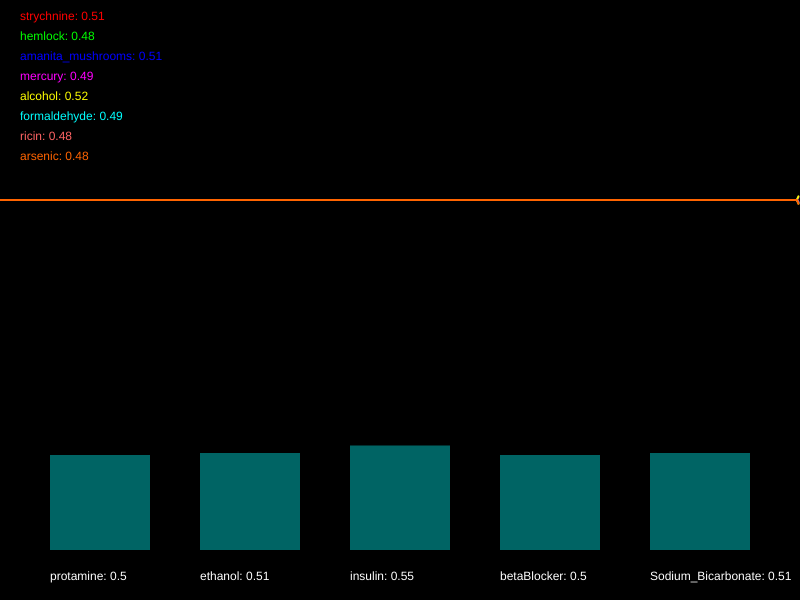
Frame 1 (no input)
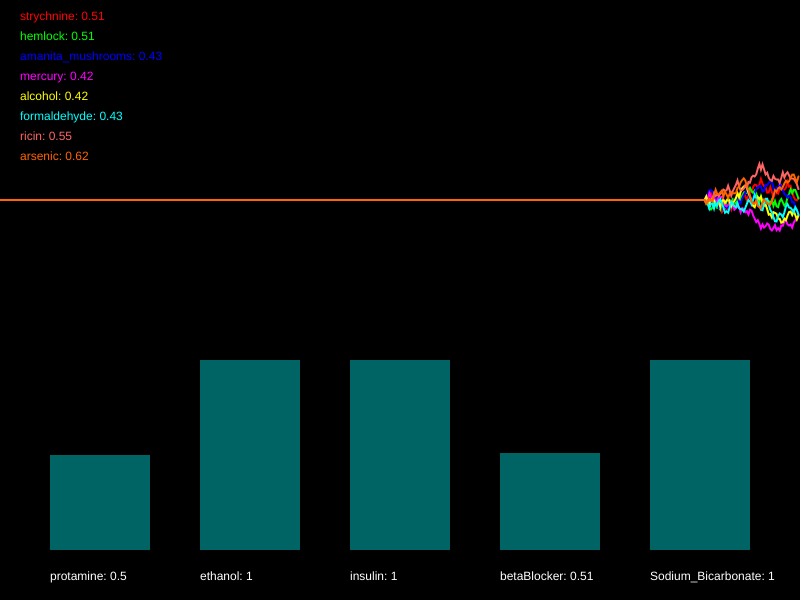
Frame 60 (no input)
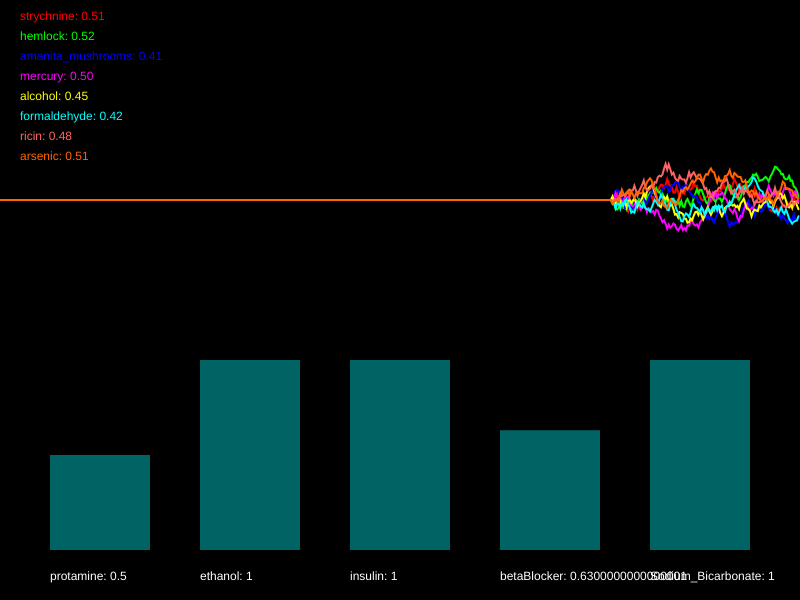
Frame 120 (the mouse pressed at the canvas centre since frame 60)

The p5.js sketch that drew these frames (run headless with seeded random() and noise() and a simulated clock; from frame 60 on, the mouse is pressed at the canvas centre):

// p5.js sketch
// ── sketch.js
/*

Officer: 7311170
CaseNum: 401-3-75015457-7311170

Case 401 - The Case of Norbert's Weiner Stand
Stage 4 - Mortal Cupcake

It seems that Norbert is getting desperate now. In what appears to be his final stand he has set up his own cupcake shop. The laced cupcakes look delicious but they are extremely dangerous. Just a brief whiff of one can induce a series of
deadly symptoms. This is Norbert’s most complex poison to date, so you’ll have to work hard to produce a viable antidote.

You must develop the antidote by using conditional statements in the draw loop to do the following.

	- If alcohol goes above 0.66, arsenic dips below 0.39, and also formaldehyde dips below 0.72, decrease protamine by 0.04
	- When mercury goes above 0.68 or amanita_mushrooms goes above 0.27, whilst at the same time, hemlock dips below 0.33, raise protamine by 0.05
	- When either ricin goes above 0.47, formaldehyde dips below 0.55, alcohol goes above 0.5, or perhaps mercury goes above 0.46, decrement ethanol by 0.04
	- When either hemlock dips below 0.41, strychnine dips below 0.69, or perhaps arsenic goes above 0.31, increment ethanol by 0.05
	- If ricin dips below 0.47 or arsenic dips below 0.35, whilst at the same time, alcohol dips below 0.65, decrease insulin by 0.03
	- When strychnine goes above 0.25 and formaldehyde dips below 0.39, or on the other hand, mercury dips below 0.7 or hemlock goes above 0.69, increase insulin by 0.05
	- When hemlock goes above 0.33 and arsenic dips below 0.46, or on the other hand, formaldehyde goes above 0.39 and ricin goes above 0.49, try decreasing betaBlocker by 0.01
	- When either amanita_mushrooms goes above 0.74, mercury goes above 0.29, alcohol dips below 0.4, or perhaps strychnine goes above 0.33, increase betaBlocker by 0.01
	- When formaldehyde goes above 0.34 and amanita_mushrooms goes above 0.67, whilst at the same time, alcohol dips below 0.44 or strychnine dips below 0.74, reduce Sodium_Bicarbonate by 0.02
	- If mercury dips below 0.65 or ricin goes above 0.42, or on the other hand, arsenic dips below 0.36 and hemlock goes above 0.64, increase Sodium_Bicarbonate by 0.01


Your conditional statements should consider the following poisons:

	- strychnine
	- hemlock
	- amanita_mushrooms
	- mercury
	- alcohol
	- formaldehyde
	- ricin
	- arsenic


Your conditional statements should modify the following antidotes:

	- protamine
	- ethanol
	- insulin
	- betaBlocker
	- Sodium_Bicarbonate


- There are many ways to complete this task but you should only use the following commands:

	if(){}
	>
	<
	&&
	||
	+=
	-=

*/

//Declare the poison variables
var strychnine;
var hemlock;
var amanita_mushrooms;
var mercury;
var alcohol;
var formaldehyde;
var ricin;
var arsenic;


//Declare the antidote variables
var protamine;
var ethanol;
var insulin;
var betaBlocker;
var Sodium_Bicarbonate;


//This variable is used for drawing the graph
var graphs;


function setup()
{

	createCanvas(800,600);
	strokeWeight(2);

	//initialise the poisons and antidotes
	strychnine = 0.5;
	hemlock = 0.5;
	amanita_mushrooms = 0.5;
	mercury = 0.5;
	alcohol = 0.5;
	formaldehyde = 0.5;
	ricin = 0.5;
	arsenic = 0.5;
	protamine = 0.5;
	ethanol = 0.5;
	insulin = 0.5;
	betaBlocker = 0.5;
	Sodium_Bicarbonate = 0.5;


	//fills the graph with empty values
	graphs = [];

	for(var i = 0; i < 8; i++)
	{
		graphs.push([]);
		for(var j = 0; j < 512; j++)
		{
			graphs[i].push(0.5);
		}
	}

}

function draw()
{

	//Develop the antidote below
	//Write conditional statements to change the amount of each substance ...

// If alcohol goes above 0.66, arsenic dips below 0.39, and also formaldehyde dips below 0.72, decrease protamine by 0.04
  if (alcohol > 0.66 && arsenic < 0.39 && formaldehyde < 0.72) {
    protamine -= 0.04;
  }

  // When mercury goes above 0.68 or amanita_mushrooms goes above 0.27, whilst at the same time, hemlock dips below 0.33, raise protamine by 0.05
  if ((mercury > 0.68 || amanita_mushrooms > 0.27) && hemlock < 0.33) {
    protamine += 0.05;
  }

  // When either ricin goes above 0.47, formaldehyde dips below 0.55, alcohol goes above 0.5, or perhaps mercury goes above 0.46, decrement ethanol by 0.04
  if (ricin > 0.47 || formaldehyde < 0.55 || alcohol > 0.5 || mercury > 0.46) {
    ethanol -= 0.04;
  }

  // When either hemlock dips below 0.41, strychnine dips below 0.69, or perhaps arsenic goes above 0.31, increment ethanol by 0.05
  if (hemlock < 0.41 || strychnine < 0.69 || arsenic > 0.31) {
    ethanol += 0.05;
  }

  // If ricin dips below 0.47 or arsenic dips below 0.35, whilst at the same time, alcohol dips below 0.65, decrease insulin by 0.03 **
  if ((ricin < 0.47 || arsenic < 0.35) && alcohol < 0.65) {
    insulin -= 0.03;
  }

  // When strychnine goes above 0.25 and formaldehyde dips below 0.39, or on the other hand, mercury dips below 0.7 or hemlock goes above 0.69, increase insulin by 0.05
  if ((strychnine > 0.25 && formaldehyde < 0.39) || (mercury < 0.7 || hemlock > 0.69)) {
    insulin += 0.05;
  }

  // When hemlock goes above 0.33 and arsenic dips below 0.46, or on the other hand, formaldehyde goes above 0.39 and ricin goes above 0.49, try decreasing betaBlocker by 0.01
  if ((hemlock > 0.33 && arsenic < 0.46) || (formaldehyde > 0.39 && ricin > 0.49)) {
    betaBlocker -= 0.01;
  }

  // When either amanita_mushrooms goes above 0.74, mercury goes above 0.29, alcohol dips below 0.4, or perhaps strychnine goes above 0.33, increase betaBlocker by 0.01
  if (amanita_mushrooms > 0.74 || mercury > 0.29 || alcohol < 0.4 || strychnine > 0.33) {
    betaBlocker += 0.01;
  }

  // When formaldehyde goes above 0.34 and amanita_mushrooms goes above 0.67, whilst at the same time, alcohol dips below 0.44 or strychnine dips below 0.74, reduce Sodium_Bicarbonate by 0.02
  if (formaldehyde > 0.34 && amanita_mushrooms > 0.67 && (alcohol < 0.44 || strychnine < 0.74)) {
    Sodium_Bicarbonate -= 0.02;
  }

  // If mercury dips below 0.65 or ricin goes above 0.42, or on the other hand, arsenic dips below 0.36 and hemlock goes above 0.64, increase Sodium_Bicarbonate by 0.01
  if ((mercury < 0.65 || ricin > 0.42) || (arsenic < 0.36 && hemlock > 0.64)) {
    Sodium_Bicarbonate += 0.01;
  }



	//////////////////////////////////////////////////////

	//the code below generates new values using random numbers

	/*
		For testing, you might want to temporarily comment out
		these lines and set the same variables to constant values
		instead.
	*/

	strychnine = nextValue(graphs[0],strychnine);
	hemlock = nextValue(graphs[1],hemlock);
	amanita_mushrooms = nextValue(graphs[2],amanita_mushrooms);
	mercury = nextValue(graphs[3],mercury);
	alcohol = nextValue(graphs[4],alcohol);
	formaldehyde = nextValue(graphs[5],formaldehyde);
	ricin = nextValue(graphs[6],ricin);
	arsenic = nextValue(graphs[7],arsenic);


	protamine = constrain(protamine, 0, 1);
	ethanol = constrain(ethanol, 0, 1);
	insulin = constrain(insulin, 0, 1);
	betaBlocker = constrain(betaBlocker, 0, 1);
	Sodium_Bicarbonate = constrain(Sodium_Bicarbonate, 0, 1);


	///////// DO NOT CHANGE THE CODE BELOW ///////////

	//drawing code

	// set background
	background(0);
	noFill();

	//draw the graphs for the vitals

	var colors = [
		color(255, 0, 0),
		color(0, 255, 0),
		color(0, 0, 255),
		color(255, 0, 255),
		color(255, 255, 0),
		color(0, 255, 255),
		color(255, 100, 100),
		color(255, 100, 0)
	];

	for(var i = 0; i < graphs.length; i++)
	{
		stroke(colors[i]);
		drawGraph(graphs[i]);
	}

	//draw the poisons as text
	noStroke();
	fill(colors[0]);
	text('strychnine: ' + nf(strychnine,1,2), 20,20);
	fill(colors[1]);
	text('hemlock: ' + nf(hemlock,1,2), 20,40);
	fill(colors[2]);
	text('amanita_mushrooms: ' + nf(amanita_mushrooms,1,2), 20,60);
	fill(colors[3]);
	text('mercury: ' + nf(mercury,1,2), 20,80);
	fill(colors[4]);
	text('alcohol: ' + nf(alcohol,1,2), 20,100);
	fill(colors[5]);
	text('formaldehyde: ' + nf(formaldehyde,1,2), 20,120);
	fill(colors[6]);
	text('ricin: ' + nf(ricin,1,2), 20,140);
	fill(colors[7]);
	text('arsenic: ' + nf(arsenic,1,2), 20,160);


	//draw the antidotes bar chart
	drawBar(protamine,50,'protamine');
	drawBar(ethanol,200,'ethanol');
	drawBar(insulin,350,'insulin');
	drawBar(betaBlocker,500,'betaBlocker');
	drawBar(Sodium_Bicarbonate,650,'Sodium_Bicarbonate');


}

function nextValue(graph, val)
{
	//gets the next value for a vital and puts it in an array for drawing
	var delta = random(-0.03,0.03);

	val += delta;
	if(val > 1 || val < 0)
	{
		delta *= -1;
		val += delta * 2;
	}

	graph.push(val)
	graph.shift();
	return val;
}

function drawGraph(graph)
{
	//draws an array as a graph
	beginShape();
	for(var i = 0; i < graph.length; i++)
	{
			vertex(width * i/512, height * 0.5 - graph[i]* height/3)
	}
	endShape();
}


function drawBar(val, x, name)
{
	//draws the bars for bar chart
    noStroke();
    fill(0,100,100);
	var mh = height * 0.4 - 50;
	rect(x,(height - 50) - val*mh, 100, val*mh);
    fill(255);
	text(name + ": " + val, x, height - 20);
}
